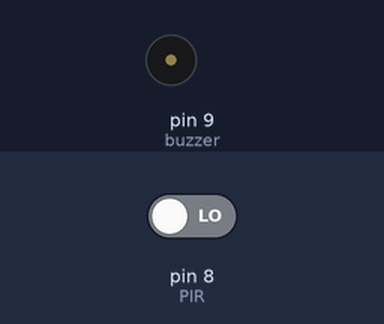
Bench run of a sketch on a simulated Arduino Uno, built with avr-gcc and run on an emulated ATmega328P. On the bench: buzzer (waves = sounding). Inputs (shaded band) come from the test bench; at power-on: pin 8 (PIR) LOW.

Above: at 1.2 s.
1.3 s: pin 8 (PIR) driven HIGH
At 3.7 s:
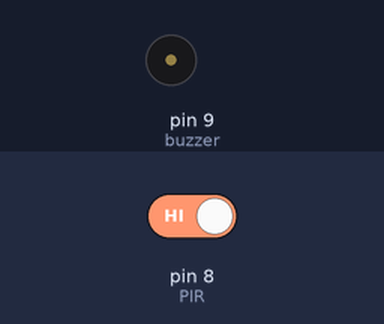
4.3 s: pin 8 (PIR) driven LOW
At 5.2 s:
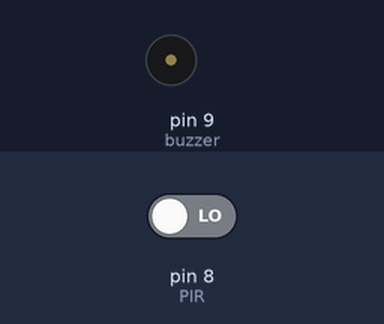
Timing chart, 0 to 7.3 s (numbered marks = the images above; inputs shaded):
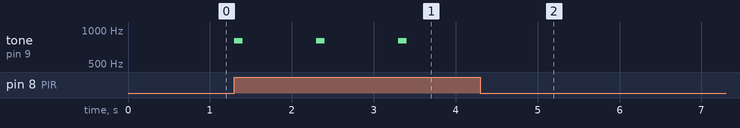

The sketch:

PIR.ino
```cpp
#define buzzer 9
#define PIR 8


void setup() {
pinMode(PIR,INPUT);


}

void loop() {
  bool readPir=digitalRead(PIR);
  int i=10;
  if(readPir==1){
    tone(buzzer,800,100);
    delay(1000);
  }


}
```

Measured:
- after the input at 1.3 s, tone on pin 9 (buzzer): alternates 800 Hz for 0.10 s and silent for 0.90 s, starting at once
- after the input at 4.3 s, tone on pin 9 (buzzer): stops changing and stays silent
